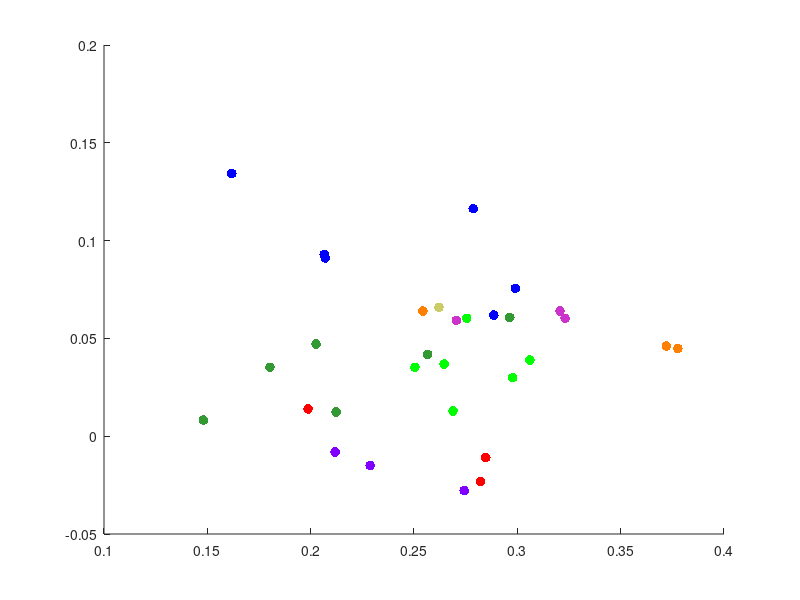

Reproduce this figure in MATLAB. (Note: this script raises an error after producing the figure.)
papers = [0.148309028855 0.148309028855 0.0176853862861 0.0865653118213 0.0992863791499 0.051504809184 0.0406453614645 0.0819112627986 0.0704312752094 0.0226497052436 0.0 0.0276140242011 0.0511945392491 0.0226497052436 0.0201675457648 0.00806701830593 0.00806701830593 0.0210983555693 0.0 0.00961836798014 0.00558485882718 0.0285448340056 0.0121005274589 0.00496431895749 0.0204778156997 0.0127210673286 0.00868755817561 0.000310269934843 0.000310269934843 0.0 0.0 0.0102389078498 0.00961836798014 0.0152032268073 0.00651566863171 0.00744647843624 0.00341296928328 0.00868755817561 0.00682593856655 0.0108594477195 0.00248215947875 0.00155134967422 0.00186161960906 0.000310269934843 0.0102389078498 0.00310269934843 0.0093080980453 0.000310269934843 0.0102389078498 0.000310269934843 0.000310269934843;...
0.219804134929 0.219804134929 0.0223068552775 0.104461371055 0.0881392818281 0.0593035908596 0.0511425462459 0.0554951033732 0.0511425462459 0.0114254624592 0.0 0.0321001088139 0.038084874864 0.0152339499456 0.0152339499456 0.019042437432 0.00163220892274 0.031556039173 0.0 0.0038084874864 0.00489662676823 0.0136017410229 0.0157780195865 0.000544069640914 0.00816104461371 0.0103373231774 0.00707290533188 0.00163220892274 0.000544069640914 0.0 0.0 0.0108813928183 0.0146898803047 0.0114254624592 0.0 0.0103373231774 0.00435255712731 0.0114254624592 0.0038084874864 0.0076169749728 0.00217627856366 0.00435255712731 0.00544069640914 0.0038084874864 0.00979325353645 0.00870511425462 0.00108813928183 0.000544069640914 0.00652883569097 0.000544069640914 0.0;...
0.21958827199 0.21958827199 0.0124766063631 0.0998128509046 0.0848409232689 0.0767311291329 0.0442919525889 0.0561447286338 0.0492825951341 0.0118527760449 0.0 0.0299438552714 0.0286961946351 0.0155957579538 0.0174672489083 0.0193387398628 0.0 0.0218340611354 0.0 0.00561447286338 0.00499064254523 0.00748596381784 0.0112289457268 0.000623830318153 0.0106051154086 0.0143480973175 0.0180910792265 0.00436681222707 0.00124766063631 0.0 0.0 0.00623830318153 0.0106051154086 0.00436681222707 0.0 0.008109794136 0.00686213349969 0.0274485339988 0.00748596381784 0.0149719276357 0.00623830318153 0.00561447286338 0.00561447286338 0.00187149095446 0.00873362445415 0.00374298190892 0.00124766063631 0.00436681222707 0.008109794136 0.00187149095446 0.0;...
0.17703024125 0.17703024125 0.0115528372409 0.0784913353721 0.109072375127 0.054706082229 0.0570846075433 0.130818892287 0.0373768263677 0.0105334692491 0.0 0.00985389058784 0.0468909276249 0.0159700985389 0.0207271491675 0.0275229357798 0.0 0.0193679918451 0.000339789330615 0.00271831464492 0.00747536527353 0.0207271491675 0.00747536527353 0.0 0.0217465171594 0.0142711518858 0.004417261298 0.0261637784574 0.0 0.0 0.0 0.00815494393476 0.0105334692491 0.004417261298 0.0 0.00577641862046 0.00543662928984 0.0067957866123 0.00407747196738 0.00509683995923 0.00101936799185 0.00169894665308 0.00135915732246 0.00271831464492 0.00951410125722 0.00883452259599 0.00407747196738 0.000339789330615 0.00781515460415 0.0 0.0;...
0.193965517241 0.193965517241 0.00574712643678 0.0603448275862 0.113505747126 0.0905172413793 0.0445402298851 0.132183908046 0.0272988505747 0.0186781609195 0.0 0.00862068965517 0.0344827586207 0.0100574712644 0.0431034482759 0.0158045977011 0.0 0.0100574712644 0.0 0.0014367816092 0.0114942528736 0.0186781609195 0.0158045977011 0.0 0.0129310344828 0.0301724137931 0.0014367816092 0.0186781609195 0.0 0.0 0.0 0.014367816092 0.00287356321839 0.0 0.0 0.00431034482759 0.00574712643678 0.0114942528736 0.0100574712644 0.00431034482759 0.00287356321839 0.00574712643678 0.0 0.00287356321839 0.00431034482759 0.00431034482759 0.0 0.0 0.00718390804598 0.0 0.0;...
0.21500965251 0.21500965251 0.00627413127413 0.0726351351351 0.102316602317 0.0666023166023 0.0359555984556 0.116071428571 0.0296814671815 0.0166505791506 0.0 0.00651544401544 0.0605694980695 0.0173745173745 0.0301640926641 0.020028957529 0.000241312741313 0.019305019305 0.0 0.00410231660232 0.0106177606178 0.0139961389961 0.00916988416988 0.0 0.0241312741313 0.0137548262548 0.00458494208494 0.0328185328185 0.000241312741313 0.0 0.0 0.00796332046332 0.00723938223938 0.000241312741313 0.0 0.00265444015444 0.00579150579151 0.0120656370656 0.00337837837838 0.00458494208494 0.00168918918919 0.00434362934363 0.00168918918919 0.00410231660232 0.00506756756757 0.003861003861 0.000482625482625 0.0 0.00603281853282 0.0 0.0;...
0.193611601019 0.193611601019 0.0146972369195 0.0752498530276 0.102488732118 0.0805408583186 0.0433078581227 0.0970017636684 0.037037037037 0.018616500098 0.0 0.00548696844993 0.042328042328 0.0137174211248 0.0411522633745 0.0205761316872 0.0 0.0180286106212 0.0 0.00195963158926 0.0113658632177 0.0174407211444 0.00685871056241 0.00117577895356 0.0215559474819 0.0197922790515 0.00470311581423 0.0290025475211 0.000195963158926 0.00117577895356 0.000391926317852 0.0109739368999 0.010582010582 0.00274348422497 0.0 0.0045071526553 0.00509504213208 0.0082304526749 0.00509504213208 0.00999412110523 0.00117577895356 0.00215559474819 0.00235155790711 0.00195963158926 0.00274348422497 0.00235155790711 0.0037233000196 0.0 0.00685871056241 0.0 0.0;...
0.218565400844 0.218565400844 0.00654008438819 0.0742616033755 0.114767932489 0.0732067510549 0.0402953586498 0.117932489451 0.0402953586498 0.00970464135021 0.0 0.00400843881857 0.0430379746835 0.0145569620253 0.0225738396624 0.0253164556962 0.00042194092827 0.0215189873418 0.0 0.00253164556962 0.00654008438819 0.014135021097 0.00675105485232 0.00168776371308 0.0198312236287 0.0149789029536 0.00295358649789 0.0335443037975 0.000210970464135 0.000210970464135 0.0 0.00696202531646 0.0105485232068 0.00084388185654 0.000210970464135 0.00611814345992 0.00569620253165 0.00548523206751 0.0035864978903 0.00717299578059 0.00042194092827 0.00253164556962 0.00105485232068 0.00168776371308 0.0035864978903 0.00232067510549 0.00232067510549 0.000210970464135 0.00864978902954 0.0 0.000210970464135;...
0.199018295404 0.199018295404 0.0227576974565 0.0713966979027 0.0874609549308 0.0647032574743 0.0473003123606 0.0963855421687 0.04953145917 0.0142793395805 0.0 0.00981704596162 0.03302097278 0.0209727800089 0.0258813029897 0.0281124497992 0.000446229361892 0.0151717983043 0.0 0.00356983489514 0.0129406514949 0.0187416331995 0.0102632753235 0.0 0.0156180276662 0.0147255689424 0.00937081659973 0.0276662204373 0.000446229361892 0.0 0.000892458723784 0.0102632753235 0.0116019634092 0.00937081659973 0.0 0.0107095046854 0.00401606425703 0.00981704596162 0.0102632753235 0.00669344042838 0.00133868808568 0.000892458723784 0.000892458723784 0.00178491744757 0.00847835787595 0.00223114680946 0.00937081659973 0.0 0.00133868808568 0.000446229361892 0.0;...
0.189774211607 0.189774211607 0.0210860235118 0.0643776824034 0.152827019966 0.0929277850345 0.0572868072402 0.0772532188841 0.029483112521 0.0108229147229 0.0 0.0173539839522 0.0257510729614 0.0171673819742 0.0126889345027 0.0179137898862 0.00186601977981 0.0319089382347 0.0 0.00149281582385 0.00821048703116 0.0126889345027 0.0130621384587 0.00466504944952 0.0225788393357 0.0113827206568 0.00653106922933 0.00167941780183 0.000559805933943 0.0 0.000186601977981 0.0169807799963 0.0151147602165 0.00279902966971 0.00149281582385 0.00858369098712 0.00671767120731 0.00559805933943 0.00261242769173 0.00951670087703 0.00223922373577 0.00205262175779 0.000373203955962 0.000373203955962 0.00167941780183 0.00373203955962 0.00578466131741 0.0 0.0104497107669 0.0 0.000373203955962;...
0.213991769547 0.213991769547 0.0082304526749 0.0699588477366 0.145061728395 0.111111111111 0.0555555555556 0.0905349794239 0.0329218106996 0.0205761316872 0.0 0.00411522633745 0.022633744856 0.00925925925926 0.0236625514403 0.0257201646091 0.0 0.0216049382716 0.0 0.0 0.011316872428 0.0102880658436 0.00308641975309 0.00102880658436 0.0390946502058 0.0102880658436 0.0 0.022633744856 0.0 0.0 0.0 0.0082304526749 0.0082304526749 0.00102880658436 0.0 0.00102880658436 0.00411522633745 0.00308641975309 0.00102880658436 0.00411522633745 0.00308641975309 0.0 0.0 0.0 0.00205761316872 0.0 0.0 0.0 0.011316872428 0.0 0.0;...
0.215100488865 0.215100488865 0.0048886474742 0.0581205866377 0.128191200435 0.0972297664313 0.0483432916893 0.0613796849538 0.0255296034764 0.00923411189571 0.0 0.00217273221076 0.0689842476915 0.00760456273764 0.0162954915807 0.0467137425312 0.0 0.015752308528 0.0 0.00108636610538 0.0108636610538 0.00923411189571 0.00217273221076 0.0 0.0217273221076 0.0315046170559 0.00325909831613 0.0467137425312 0.0 0.0 0.0 0.0103204780011 0.0108636610538 0.0 0.0 0.00651819663227 0.0103204780011 0.00434546442151 0.0 0.00543183052689 0.0 0.000543183052689 0.0 0.00217273221076 0.00434546442151 0.0 0.00162954915807 0.0 0.0103204780011 0.00108636610538 0.0;...
0.155 0.155 0.02 0.06 0.142 0.111 0.051 0.054 0.022 0.01 0.0 0.002 0.07 0.008 0.021 0.038 0.0 0.031 0.0 0.001 0.018 0.009 0.004 0.0 0.018 0.037 0.002 0.04 0.0 0.0 0.0 0.014 0.014 0.007 0.0 0.007 0.018 0.005 0.001 0.001 0.0 0.0 0.0 0.0 0.002 0.0 0.0 0.0 0.007 0.0 0.0;...
0.121676891616 0.121676891616 0.0040899795501 0.0593047034765 0.112474437628 0.191206543967 0.0398773006135 0.0679959100204 0.0347648261759 0.00766871165644 0.0 0.00715746421268 0.0649284253579 0.0127811860941 0.038854805726 0.0424335378323 0.0 0.0148261758691 0.0 0.00153374233129 0.0173824130879 0.00971370143149 0.010736196319 0.0 0.0311860940695 0.019427402863 0.00153374233129 0.0332310838446 0.0 0.000511247443763 0.0 0.0122699386503 0.0040899795501 0.000511247443763 0.0 0.00102249488753 0.00920245398773 0.00153374233129 0.00460122699387 0.00920245398773 0.00204498977505 0.0 0.0 0.00102249488753 0.00357873210634 0.00153374233129 0.0 0.0 0.0040899795501 0.0 0.0;...
0.152202498356 0.152202498356 0.0147928994083 0.0729783037475 0.122945430638 0.14201183432 0.060157790927 0.0815253122945 0.0364891518738 0.0105193951348 0.0 0.0101906640368 0.0378040762656 0.0108481262327 0.0154503616042 0.0332018408941 0.00262984878369 0.0187376725838 0.00131492439185 0.00525969756739 0.0157790927022 0.0161078238001 0.0069033530572 0.00295857988166 0.0285996055227 0.0266272189349 0.00361604207758 0.00657462195924 0.0 0.0 0.0 0.0118343195266 0.00986193293886 0.00197238658777 0.0 0.00525969756739 0.00164365548981 0.00525969756739 0.00230111768573 0.00361604207758 0.000657462195924 0.000986193293886 0.00394477317554 0.000986193293886 0.00328731097962 0.000657462195924 0.00328731097962 0.000328731097962 0.00788954635108 0.0 0.0;...
0.19423929099 0.19423929099 0.00516986706056 0.0516986706056 0.177991137371 0.129985228951 0.0487444608567 0.0797636632201 0.0450516986706 0.0096011816839 0.0 0.00295420974889 0.0147710487445 0.00590841949778 0.0155096011817 0.0450516986706 0.0 0.019940915805 0.0 0.000738552437223 0.00664697193501 0.0177252584934 0.00295420974889 0.0 0.0169867060561 0.0221565731167 0.00443131462334 0.0206794682422 0.0 0.0 0.0 0.00886262924668 0.0125553914328 0.0 0.0 0.000738552437223 0.00886262924668 0.00147710487445 0.00221565731167 0.0162481536189 0.0 0.000738552437223 0.000738552437223 0.0 0.00221565731167 0.000738552437223 0.00147710487445 0.0 0.00443131462334 0.0 0.0;...
0.269779507134 0.269779507134 0.011673151751 0.0752269779507 0.143968871595 0.0869001297017 0.0453955901427 0.094682230869 0.0285343709468 0.0064850843061 0.0 0.0064850843061 0.0168612191958 0.00389105058366 0.0064850843061 0.0311284046693 0.0 0.00518806744488 0.0 0.0 0.0220492866407 0.0246433203632 0.0 0.0 0.0285343709468 0.00907911802853 0.00129701686122 0.0246433203632 0.0 0.0 0.0 0.00259403372244 0.0129701686122 0.0 0.0 0.00129701686122 0.0 0.00129701686122 0.00389105058366 0.0129701686122 0.0 0.0 0.0 0.00389105058366 0.00129701686122 0.0 0.0 0.0 0.0168612191958 0.0 0.0;...
0.184474885845 0.184474885845 0.02100456621 0.0885844748858 0.143378995434 0.0913242009132 0.0511415525114 0.0712328767123 0.0328767123288 0.0109589041096 0.0 0.00730593607306 0.0365296803653 0.0109589041096 0.00730593607306 0.0429223744292 0.0 0.0328767123288 0.0 0.0 0.00730593607306 0.0200913242009 0.00456621004566 0.0 0.0374429223744 0.0146118721461 0.0027397260274 0.0200913242009 0.0 0.0 0.0 0.0146118721461 0.00730593607306 0.0 0.0 0.000913242009132 0.00182648401826 0.00365296803653 0.00182648401826 0.00456621004566 0.000913242009132 0.0027397260274 0.0 0.00365296803653 0.00365296803653 0.00182648401826 0.0 0.0 0.0127853881279 0.0 0.0;...
0.269727403156 0.269727403156 0.0157819225251 0.0588235294118 0.144906743185 0.0918220946915 0.0416068866571 0.077474892396 0.0459110473458 0.0143472022956 0.0 0.00573888091822 0.025824964132 0.00860832137733 0.0172166427547 0.0315638450502 0.0 0.0229555236729 0.0 0.0 0.0272596843615 0.0172166427547 0.00286944045911 0.0 0.0172166427547 0.00717360114778 0.00143472022956 0.00860832137733 0.0 0.0 0.0 0.00430416068867 0.00717360114778 0.00143472022956 0.0 0.00430416068867 0.0 0.0 0.00286944045911 0.00143472022956 0.00143472022956 0.00143472022956 0.0 0.00430416068867 0.0 0.0 0.0 0.0 0.0172166427547 0.0 0.0;...
0.222111801242 0.222111801242 0.016149068323 0.079751552795 0.0546583850932 0.0747826086957 0.0752795031056 0.0419875776398 0.0332919254658 0.00695652173913 0.0 0.0186335403727 0.0382608695652 0.0173913043478 0.0186335403727 0.0228571428571 0.00173913043478 0.0268322981366 0.000248447204969 0.00496894409938 0.00894409937888 0.0151552795031 0.00745341614907 0.000745341614907 0.015900621118 0.0149068322981 0.0124223602484 0.0367701863354 0.000496894409938 0.0109316770186 0.00894409937888 0.0181366459627 0.016149068323 0.00645962732919 0.0 0.00745341614907 0.00844720496894 0.00372670807453 0.00496894409938 0.00670807453416 0.00149068322981 0.00621118012422 0.000496894409938 0.0101863354037 0.0101863354037 0.00173913043478 0.00298136645963 0.000993788819876 0.00621118012422 0.000248447204969 0.0;...
0.175438596491 0.175438596491 0.0181704260652 0.0996240601504 0.062656641604 0.0883458646617 0.0870927318296 0.0488721804511 0.0513784461153 0.00689223057644 0.0 0.015664160401 0.0382205513784 0.016290726817 0.0244360902256 0.0194235588972 0.0 0.0225563909774 0.0 0.00438596491228 0.00689223057644 0.0244360902256 0.0031328320802 0.0 0.0225563909774 0.0169172932331 0.00187969924812 0.0275689223058 0.0 0.00187969924812 0.0 0.0344611528822 0.0338345864662 0.0031328320802 0.0 0.00250626566416 0.00501253132832 0.00814536340852 0.00187969924812 0.0031328320802 0.0 0.0031328320802 0.00187969924812 0.0 0.00501253132832 0.0 0.00125313283208 0.00062656641604 0.0112781954887 0.0 0.0;...
0.19373776908 0.19373776908 0.0318003913894 0.100293542074 0.0533268101761 0.107632093933 0.0900195694716 0.0376712328767 0.0288649706458 0.00391389432485 0.0 0.0278864970646 0.0352250489237 0.00831702544031 0.0283757338552 0.0288649706458 0.0 0.0146771037182 0.0 0.000489236790607 0.00538160469667 0.013698630137 0.00489236790607 0.000978473581213 0.00831702544031 0.0122309197652 0.000978473581213 0.0117416829746 0.0 0.0210371819961 0.00831702544031 0.0376712328767 0.0229941291585 0.00636007827789 0.0 0.00636007827789 0.00587084148728 0.00391389432485 0.00244618395303 0.0073385518591 0.00244618395303 0.00146771037182 0.000978473581213 0.0 0.00440313111546 0.00782778864971 0.00146771037182 0.0 0.00978473581213 0.0 0.0;...
0.169172932331 0.169172932331 0.0187969924812 0.0676691729323 0.0902255639098 0.0751879699248 0.093984962406 0.0451127819549 0.015037593985 0.015037593985 0.0 0.0187969924812 0.015037593985 0.015037593985 0.0375939849624 0.0225563909774 0.015037593985 0.0300751879699 0.00375939849624 0.0 0.0225563909774 0.00751879699248 0.0112781954887 0.0263157894737 0.0225563909774 0.015037593985 0.00751879699248 0.0 0.0 0.00375939849624 0.00375939849624 0.00375939849624 0.0187969924812 0.00751879699248 0.0 0.0225563909774 0.0112781954887 0.00375939849624 0.00375939849624 0.00751879699248 0.00751879699248 0.00375939849624 0.00375939849624 0.00751879699248 0.00375939849624 0.00375939849624 0.00375939849624 0.0 0.0187969924812 0.0 0.0;...
0.123209169054 0.123209169054 0.0372492836676 0.106017191977 0.100286532951 0.0573065902579 0.0687679083095 0.0343839541547 0.0401146131805 0.0200573065903 0.0 0.00859598853868 0.0458452722063 0.0114613180516 0.0143266475645 0.0143266475645 0.0 0.0343839541547 0.0 0.0114613180516 0.025787965616 0.0200573065903 0.0114613180516 0.0 0.00859598853868 0.00573065902579 0.00573065902579 0.0143266475645 0.0 0.0 0.0 0.0343839541547 0.00859598853868 0.0143266475645 0.00859598853868 0.0200573065903 0.0200573065903 0.00573065902579 0.0114613180516 0.0143266475645 0.0 0.00573065902579 0.00286532951289 0.00286532951289 0.00573065902579 0.00573065902579 0.00859598853868 0.0 0.00573065902579 0.00573065902579 0.0;...
0.191387559809 0.191387559809 0.00956937799043 0.0622009569378 0.138755980861 0.0789473684211 0.0622009569378 0.0478468899522 0.0502392344498 0.0143540669856 0.0 0.0143540669856 0.0215311004785 0.0143540669856 0.0239234449761 0.0167464114833 0.00478468899522 0.0167464114833 0.0 0.0 0.0143540669856 0.0191387559809 0.00478468899522 0.00717703349282 0.00956937799043 0.011961722488 0.00478468899522 0.011961722488 0.0 0.0 0.0 0.011961722488 0.0167464114833 0.00717703349282 0.0167464114833 0.00956937799043 0.00956937799043 0.00478468899522 0.00717703349282 0.00956937799043 0.00478468899522 0.00717703349282 0.00478468899522 0.00956937799043 0.00239234449761 0.00717703349282 0.00239234449761 0.00239234449761 0.0143540669856 0.0 0.0;...
0.140672782875 0.140672782875 0.0183486238532 0.0703363914373 0.119266055046 0.0733944954128 0.119266055046 0.0795107033639 0.0366972477064 0.0183486238532 0.0 0.0183486238532 0.0366972477064 0.0152905198777 0.00611620795107 0.00917431192661 0.00305810397554 0.0305810397554 0.00305810397554 0.0 0.0122324159021 0.00917431192661 0.00917431192661 0.00611620795107 0.00611620795107 0.0122324159021 0.0152905198777 0.0122324159021 0.0 0.0 0.0 0.0244648318043 0.0275229357798 0.00305810397554 0.0 0.0 0.00305810397554 0.00611620795107 0.00611620795107 0.00305810397554 0.0 0.0 0.00305810397554 0.0122324159021 0.00611620795107 0.0 0.00917431192661 0.00305810397554 0.0122324159021 0.0 0.0;...
0.158081705151 0.158081705151 0.0142095914742 0.044404973357 0.122557726465 0.0852575488455 0.0923623445826 0.0497335701599 0.0532859680284 0.0106571936057 0.0 0.0266429840142 0.0337477797513 0.00532859680284 0.0142095914742 0.0266429840142 0.0177619893428 0.0284191829485 0.00532859680284 0.0 0.0088809946714 0.0106571936057 0.0213143872114 0.0142095914742 0.0159857904085 0.01243339254 0.00177619893428 0.00710479573712 0.00177619893428 0.00177619893428 0.00177619893428 0.0142095914742 0.0088809946714 0.0088809946714 0.0142095914742 0.00532859680284 0.0088809946714 0.00177619893428 0.00355239786856 0.00177619893428 0.00355239786856 0.00177619893428 0.00177619893428 0.00177619893428 0.0 0.0106571936057 0.0177619893428 0.0 0.00532859680284 0.00177619893428 0.00177619893428;...
0.219879518072 0.219879518072 0.0271084337349 0.0722891566265 0.144578313253 0.120481927711 0.0481927710843 0.0512048192771 0.0361445783133 0.00602409638554 0.0 0.00301204819277 0.0120481927711 0.00903614457831 0.0150602409639 0.0120481927711 0.00301204819277 0.0361445783133 0.0 0.0 0.0180722891566 0.00903614457831 0.00903614457831 0.0 0.0150602409639 0.00602409638554 0.00301204819277 0.0150602409639 0.0 0.0 0.0 0.00602409638554 0.0210843373494 0.0180722891566 0.0 0.00903614457831 0.00903614457831 0.0 0.00602409638554 0.00903614457831 0.00602409638554 0.00602409638554 0.00602409638554 0.0 0.0 0.00301204819277 0.0 0.0 0.00903614457831 0.0 0.0;...
0.199191685912 0.199191685912 0.013856812933 0.0767898383372 0.131062355658 0.0998845265589 0.074480369515 0.087182448037 0.0225173210162 0.00692840646651 0.0 0.00635103926097 0.0357967667436 0.0121247113164 0.0155889145497 0.0352193995381 0.0 0.0277136258661 0.0 0.00115473441109 0.0230946882217 0.0178983833718 0.00461893764434 0.0 0.0242494226328 0.0242494226328 0.00173210161663 0.00635103926097 0.0 0.0 0.0 0.013856812933 0.0144341801386 0.000577367205543 0.0 0.00519630484988 0.00115473441109 0.00115473441109 0.0 0.00173210161663 0.00115473441109 0.0 0.0 0.00346420323326 0.00173210161663 0.00173210161663 0.0 0.0 0.00577367205543 0.0 0.0;...
0.229714285714 0.229714285714 0.012 0.0542857142857 0.150857142857 0.0948571428571 0.0588571428571 0.0931428571429 0.0491428571429 0.008 0.0 0.00857142857143 0.0274285714286 0.00971428571429 0.0268571428571 0.0154285714286 0.00114285714286 0.0171428571429 0.0 0.00285714285714 0.0131428571429 0.0177142857143 0.00628571428571 0.000571428571429 0.0297142857143 0.0148571428571 0.00114285714286 0.0 0.0 0.0 0.0 0.00742857142857 0.00628571428571 0.00114285714286 0.0 0.00342857142857 0.00171428571429 0.00114285714286 0.00342857142857 0.00628571428571 0.000571428571429 0.00228571428571 0.00114285714286 0.00171428571429 0.00171428571429 0.000571428571429 0.00228571428571 0.0 0.0142857142857 0.00114285714286 0.0;...
0.231559854897 0.231559854897 0.00906892382104 0.0610640870617 0.12938331318 0.102176541717 0.0616686819831 0.112454655381 0.0332527206771 0.0120918984281 0.0 0.00241837968561 0.0235792019347 0.0102781136638 0.0163240628779 0.0302297460701 0.0 0.0211608222491 0.0 0.00241837968561 0.0199516324063 0.0126964933495 0.00544135429262 0.0 0.0253929866989 0.0145102781137 0.00483675937122 0.00785973397823 0.0 0.0 0.0 0.00906892382104 0.00785973397823 0.0 0.0 0.00483675937122 0.00423216444982 0.00241837968561 0.00120918984281 0.00483675937122 0.0 0.000604594921403 0.0 0.00120918984281 0.00181378476421 0.000604594921403 0.0 0.0 0.0114873035067 0.0 0.0;...
];

[coeff, score, latent] = pca(papers);

projPapers = papers*coeff;

x = projPapers(:,1);

y = projPapers(:,2);

z = projPapers(:,3);

colors = [[1,0,0];[1,0,0];[1,0,0];[0,1,0];[0,1,0];[0,1,0];[0,1,0];[0,1,0];[0,1,0];[.8,.8,.4];[0,0,1];[0,0,1];...
	[0,0,1];[0,0,1];[0,0,1];[0,0,1];[1,.5,0];[1,.5,0];[1,.5,0];[.5,0,1];[.5,0,1];[.5,0,1];[.2,.6,.2];[.2,.6,.2];[.2,.6,.2];[.2,.6,.2];...
	[.2,.6,.2];[.2,.6,.2];[.8,.2,.8];[.8,.2,.8];[.8,.2,.8]];

scatter(x, y, 50, colors, 'filled'); 

%scatter3(x, y, z, 50, colors, 'filled');



labels = {'Government';...
'Government';...
'Government';...
'Economics';...
'Economics';...
'Economics';...
'Economics';...
'Economics';...
'Economics';...
'History';...
'Anthropology';...
'Anthropology';...
'Anthropology';...
'Anthropology';...
'Anthropology';...
'Anthropology';...
'Chemistry';...
'Chemistry';...
'Chemistry';...
'CS';...
'CS';...
'CS';...
'Math';...
'Math';...
'Math';...
'Math';...
'Math';...
'Math';...
'Biology';...
'Biology';...
'Biology';...
};
 
text(x, y, labels, 'horizontal','left', 'vertical','bottom');
